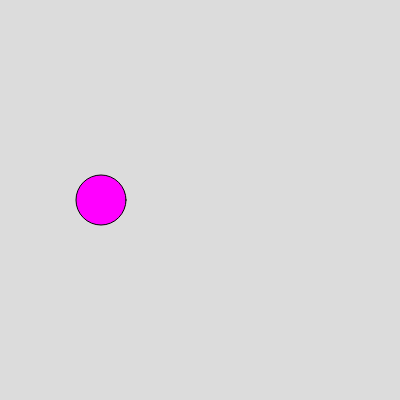
Frame 1 (no input)
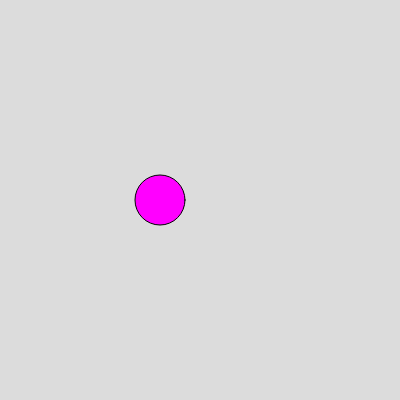
Frame 60 (no input)
Frame 120 (the mouse pressed at the canvas centre since frame 60): identical to frame 60, image omitted

The p5.js sketch that drew these frames (run headless with seeded random() and noise() and a simulated clock; from frame 60 on, the mouse is pressed at the canvas centre):

// p5.js sketch
// ── sketch.js
let posicionX = 100;

function setup() {
  createCanvas(400, 400);
}

function draw() {
  background(220);
  fill(255, 0, 255);
  posicionX++;
  circle(posicionX, 200, 50);
}

function mousePressed() {
  posicionX = 100;
}
